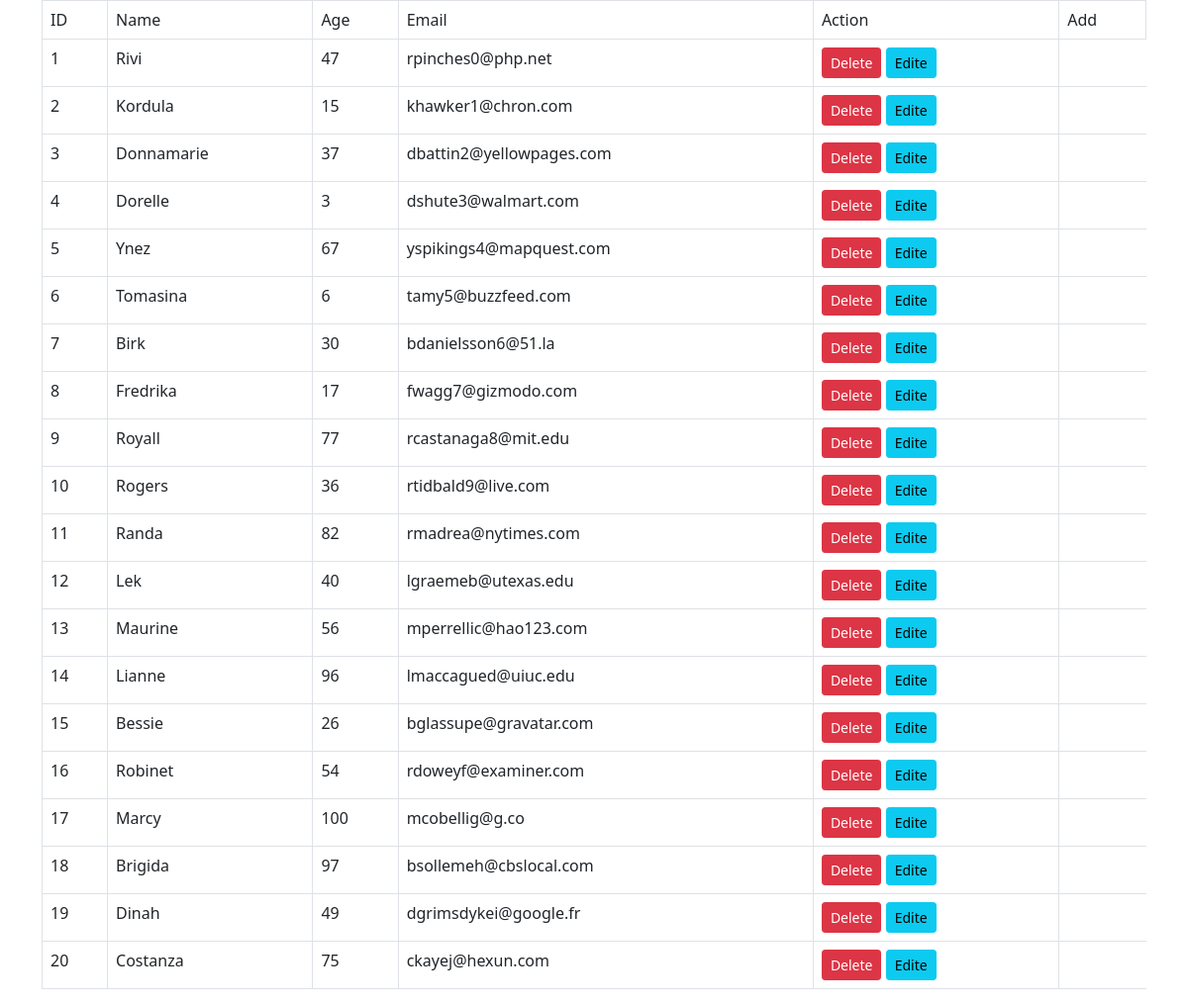
The app's page /Crud-one/index.php with its own data.
### tables this page shows
CREATE TABLE `students` (
  `id` int(11) NOT NULL,
  `name` varchar(100) DEFAULT NULL,
  `age` int(11) DEFAULT NULL,
  `email` varchar(200) DEFAULT NULL
);

### Crud-one/index.php (the view, shortened to what this page needs)
<link href="https://cdn.jsdelivr.net/npm/bootstrap@5.0.2/dist/css/bootstrap.min.css" rel="stylesheet">
<?php
$db = new PDO("mysql:host=localhost;dbname=school_db", "root", "");
$query = "SELECT * FROM students";
$statement = $db->prepare($query);
$statement->execute();
$data = $statement->fetchAll();
?>
<div class="container">
    <table class="table table-bordered">
        <tr>
            <td>ID</td>
            <td>Name</td>
            <td>Age</td>
            <td>Email</td>
            <td>Action</td>
            <td>Add</td>
        </tr>
        <?php foreach($data as $row):?>
            <tr>
                <td><?= $row['id'] ?></td>
                <td><?= $row['name'] ?></td>
                <td><?= $row['age'] ?></td>
                <td><?= $row['email'] ?></td>
                <td>
                    <a href="delete.php?id=<?= $row['id'] ?>" class="btn btn-danger btn-sm">Delete</a>
                    <a href="./before_edit.php?id=<?= $row['id'] ?>" class="btn btn-info btn-sm">Edite</a>
                </td>
            </tr>
         <?php endforeach;?>
    </table>
</div>

### records on screen
students: id "1", name "Rivi", age "47", email "rpinches0@php.net"
students: id "2", name "Kordula", age "15", email "khawker1@chron.com"
students: id "3", name "Donnamarie", age "37", email "dbattin2@yellowpages.com"
students: id "4", name "Dorelle", age "3", email "dshute3@walmart.com"
students: id "5", name "Ynez", age "67", email "yspikings4@mapquest.com"
students: id "6", name "Tomasina", age "6", email "tamy5@buzzfeed.com"
students: id "7", name "Birk", age "30", email "bdanielsson6@51.la"
students: id "8", name "Fredrika", age "17", email "fwagg7@gizmodo.com"
students: id "9", name "Royall", age "77", email "rcastanaga8@mit.edu"
students: id "10", name "Rogers", age "36", email "rtidbald9@live.com"
students: id "11", name "Randa", age "82", email "rmadrea@nytimes.com"
students: id "12", name "Lek", age "40", email "lgraemeb@utexas.edu"
students: id "13", name "Maurine", age "56", email "mperrellic@hao123.com"
students: id "14", name "Lianne", age "96", email "lmaccagued@uiuc.edu"
students: id "15", name "Bessie", age "26", email "bglassupe@gravatar.com"
students: id "16", name "Robinet", age "54", email "rdoweyf@examiner.com"
students: id "17", name "Marcy", age "100", email "mcobellig@g.co"
students: id "18", name "Brigida", age "97", email "bsollemeh@cbslocal.com"
students: id "19", name "Dinah", age "49", email "dgrimsdykei@google.fr"
students: id "20", name "Costanza", age "75", email "ckayej@hexun.com"
